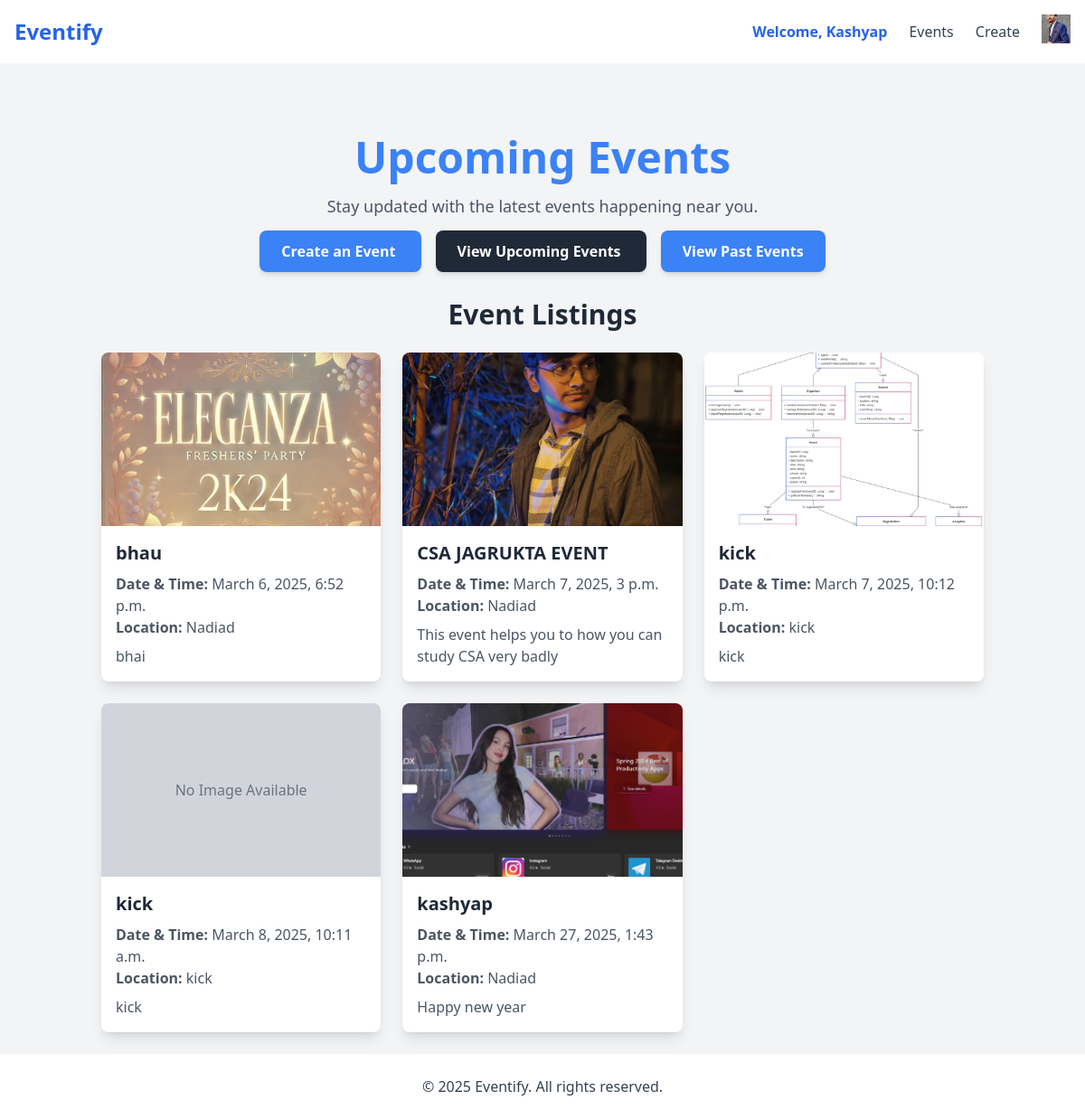
The app's page /event/ (signed in) with its own data.
### user1/models.py (models this page shows, shortened)
class CustomUser(AbstractBaseUser, PermissionsMixin):
    email = models.EmailField(unique=True)  # Unique identifier
    name = models.CharField(max_length=50)
    phone_number = models.CharField(max_length=15, blank=True, null=True)
    profile_picture = models.ImageField(upload_to="profile_pics/", blank=True, null=True, default="profile_pics/default_profile.png")  # ✅ Default Image Added
    date_of_birth = models.DateField(blank=True, null=True)
    is_active = models.BooleanField(default=True)  # Active status
    is_staff = models.BooleanField(default=False)  # Required for admin login
    objects = CustomUserManager()
    USERNAME_FIELD = "email"  # Use email for authentication
    REQUIRED_FIELDS = ["name"]  # ✅ Removed "username" since it's not in your model

### event/models.py (models this page shows, shortened)
class Event(models.Model):
    title = models.CharField(max_length=200)
    description = models.TextField()
    location = models.CharField(max_length=255)
    date_time = models.DateTimeField()
    attendees = models.ManyToManyField(Attendee, related_name='events', blank=True)
    image = models.ImageField(upload_to='event_images/', null=True, blank=True)
    max_attendees = models.PositiveIntegerField(default=100)
    organizer = models.ForeignKey(CustomUser, on_delete=models.CASCADE, related_name="organized_events", null=True, blank=True)

### event/views.py (the view)
# urls.py: path('', views.event_list, name='event_list'),
@login_required
def event_list(request):
    current_time = timezone.now()
    upcoming_events = Event.objects.filter(date_time__gt=current_time).order_by('date_time')
    return render(request, 'event/event_list.html', {'events': upcoming_events, 'current_time': current_time})

### event/templates/event/event_list.html (shortened to what this page needs)
{% extends "layout.html" %}
{% block content %}
    <div class="min-h-screen bg-gray-100 flex flex-col items-center">
        <div class="text-center mt-20">
            <h1 class="text-5xl font-extrabold text-blue-500"><a href="{% url 'event:event_list' %}">Upcoming Events</a></h1>
            <p class="mt-4 text-gray-600 text-lg max-w-lg mx-auto">
                Stay updated with the latest events happening near you.
            </p>
            <div class="mt-6 space-x-4">
                <a href="{% url 'event:create_event' %}" class="bg-blue-500 hover:bg-blue-600 text-white font-semibold px-6 py-3 rounded-lg shadow-md">
                    Create an Event
                </a>
                <a href="{% url 'event:event_list' %}" class="bg-gray-800 hover:bg-gray-900 text-white font-semibold px-6 py-3 rounded-lg shadow-md">
                    View Upcoming Events
                </a>
                <a href="{% url 'event:past_events' %}" class="bg-blue-500 hover:bg-red-600 text-white font-semibold px-6 py-3 rounded-lg shadow-md">
                    View Past Events
                </a>
            </div>
        </div>
        <div class="container mx-auto mt-10 px-6">
            <h2 class="text-3xl font-bold text-gray-800 text-center mb-6">Event Listings</h2>
            <div class="grid grid-cols-1 sm:grid-cols-2 lg:grid-cols-3 gap-6">
                {% for event in events %}
                <a href="{% url 'event:event_details' event.id %}" class="block h-full">
                    <div class="bg-white rounded-lg shadow-lg overflow-hidden transform hover:scale-105 transition duration-300 flex flex-col h-full">
                        {% if event.image %}
                            <img src="{{ event.image.url }}" alt="{{ event.title }}" class="w-full h-48 object-cover">
                        {% else %}
                            <div class="w-full h-48 bg-gray-300 flex items-center justify-center text-gray-500">
                                No Image Available
                            </div>
                        {% endif %}
                        <div class="p-4 flex flex-col flex-grow">
                            <h3 class="text-xl font-semibold text-gray-800">{{ event.title }}</h3>
                            <p class="text-gray-600 mt-2"><strong>Date & Time:</strong> {{ event.date_time }}</p>
                            <p class="text-gray-600"><strong>Location:</strong> {{ event.location }}</p>
                            <p class="text-gray-600 mt-2 flex-grow">{{ event.description|truncatewords:20 }}</p>
                        </div>
                    </div>
                </a>
                {% empty %}
                <p class="text-gray-600 text-center col-span-3">No events available at the moment.</p>
                {% endfor %}
            </div>
        </div>
        <br>
    </div>
{% endblock %}

### templates/layout.html (shortened to what this page needs)
{% load static tailwind_tags %}
{% load static %}
<!DOCTYPE html>
<html lang="en">
<head>
    {% tailwind_css %}
    <link rel="stylesheet" href="{% static 'style.css' %}">
</head>
<body>
    <nav class="w-full bg-white shadow-md p-4 flex justify-between items-center">
        <h1 class="text-2xl font-bold text-blue-600">
            <a href="{% url 'event:home' %}">Eventify</a>
        </h1>
        <div class="flex items-center space-x-6 text-gray-700">
            {% if request.user.is_authenticated %}
                <span class="text-blue-600 font-semibold">Welcome, {{ request.user.name }}</span>
                <a href="{% url 'event:event_list' %}" class="hover:text-orange-500 font-medium">Events</a>
                <a href="{% url 'event:create_event' %}" class="hover:text-orange-500 font-medium">Create</a>
                <div class="relative">
                    <button id="profile-menu-btn" class="focus:outline-none">
                        {% if request.user.profile_picture %}
                            <img src="{{ request.user.profile_picture.url }}" alt="Profile"
                                 class="rounded-full border border-gray-300 object-cover"
                                 style="width: 32px; height: 32px;">
                        {% else %}
                            <img src="{% static 'default_profile.png' %}" alt="Profile"
                                 class="rounded-full border border-gray-300 object-cover"
                                 style="width: 32px; height: 32px;">
                        {% endif %}
                    </button>
                </div>
            {% else %}
                <a href="{% url 'login' %}" class="hover:text-orange-500 font-medium">Login</a>
            {% endif %}
        </div>
    </nav>
    {% block content %}{% endblock %}
    <footer class="w-full bg-white p-6 space-y-6 text-center text-gray-700">
        © 2025 Eventify. All rights reserved.
    </footer>
</body>
</html>

### static/style.css (style rules this page uses)
body { background-color: rgb(23, 23, 26); color: rgb(137, 139, 141); }
h1 { text-align: center; font-size: 2em; }

### records on screen
CustomUser: user.name "Kashyap", user.profile_picture (picture)
Event: image (picture), title "bhau", date_time "March 6, 2025, 6:52 p.m.", location "Nadiad", description "bhai"
Event: image (picture), title "CSA JAGRUKTA EVENT", date_time "March 7, 2025, 3 p.m.", location "Nadiad", description "This event helps you to how you can study CSA very badly"
Event: image (picture), title "kick", date_time "March 7, 2025, 10:12 p.m.", location "kick", description "kick"
Event: image "No Image Available", title "kick", date_time "March 8, 2025, 10:11 a.m.", location "kick", description "kick"
Event: image (picture), title "kashyap", date_time "March 27, 2025, 1:43 p.m.", location "Nadiad", description "Happy new year"
